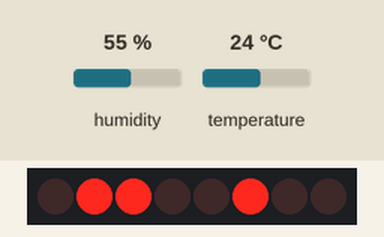
Bench run of a sketch on a simulated Arduino Uno, built with avr-gcc and run on an emulated ATmega328P. Shown: 8 shift-register outputs drawn as a row of LEDs (first output left, lit = HIGH). Wiring (inferred from the names in the program): shift register (74HC595): data pin 0; shift clock pin 2; latch pin 1. Wiring (inferred from the signals the program sends): row of LEDs: on Q0, Q1, Q2, Q3, Q4, Q5, Q6, Q7. Inputs (shaded band) come from the test bench; at power-on: temperature 24 °C, humidity 55 %.

Above: at 5.8 s.
5.9 s: temperature set to 34.1 °C
11.9 s: temperature set to 35.5 °C
At 16.1 s:
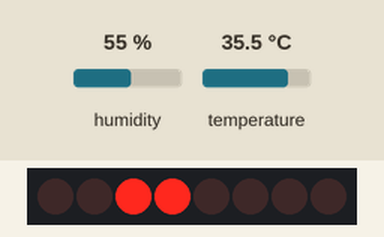
17.9 s: humidity set to 27 %
23.9 s: humidity set to 24 %
At 26.5 s:
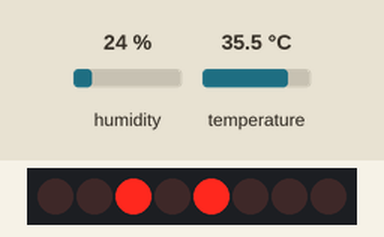
29.9 s: humidity set to 40 %
At 30.5 s:
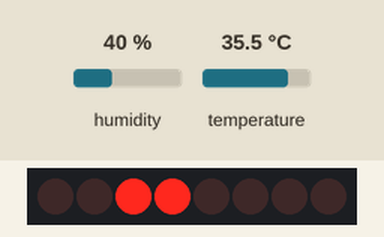
35.9 s: humidity set to 22 %
At 40.9 s:
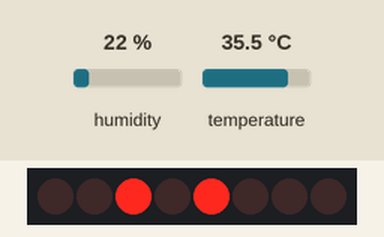
Timing chart, 0 to 42.4 s (numbered marks = the images above; inputs shaded):
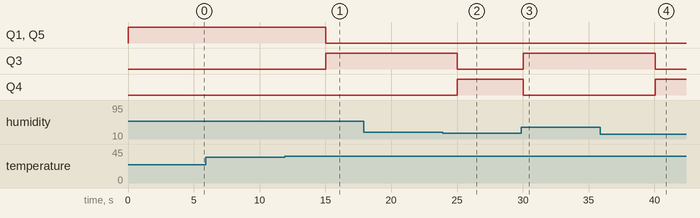

Measured:
- the behaviour switches between 34.9 and 35 °C on temperature (found by bisection; images 0 and 1)
- the behaviour switches between 26 and 25 % on humidity (found by bisection; images 1 and 2)
- after the input at 5.9 s, every drawn part: stays the same
- after the input at 11.9 s, Q1, Q5: HIGH → LOW after 3.1 s; Q3: LOW → HIGH after 3.1 s
- after the input at 17.9 s, every drawn part: stays the same
- after the input at 23.9 s, Q3: HIGH → LOW after 1.1 s; Q4: LOW → HIGH after 1.1 s
- after the input at 29.9 s, Q3: LOW → HIGH after 0.14 s; Q4: HIGH → LOW after 0.14 s
- after the input at 35.9 s, Q3: HIGH → LOW after 4.1 s; Q4: LOW → HIGH after 4.1 s

The sketch:

Main.ino
```cpp
/*
  Adafruit Arduino - Lesson 4. 8 LEDs and a Shift Register
*/

#include "DHT.h"

#define DHTPIN 3     // what pin we're connected to
#define DHTTYPE DHT22   // DHT 22  (AM2302)


DHT dht(DHTPIN, DHTTYPE);

int latchPin = 1;
int clockPin = 2;
int dataPin = 0;

byte leds = 0;

void setup()
{
  //Serial.begin(9600);
  //Serial.println("TEST");
  dht.begin();
  pinMode(latchPin, OUTPUT);
  pinMode(dataPin, OUTPUT);
  pinMode(clockPin, OUTPUT);
  leds = 0;
  updateShiftRegister();
}

void loop()
{

  float h = dht.readHumidity();
  float t = dht.readTemperature();

  //Serial.print("Humidity: ");
  //Serial.print(h);
  //Serial.print(" %\t");
  //Serial.print("Temperature: ");
  //Serial.print(t);
  //Serial.println(" *C ");


  leds = 0;


  if (isnan(h) || isnan(t)) {
    bitSet(leds, 2);
    bitSet(leds, 3);
    bitClear(leds, 5);
    bitClear(leds, 6);
    bitSet(leds, 4);
    bitClear(leds, 7);
    updateShiftRegister();
    return;
  }
  else if ((t >= 35) && (h <= 25))
  {
    bitClear(leds, 2);  // everything GOOD --> GREEN & fan ON
    bitSet(leds, 3);
    bitSet(leds, 5);
    bitClear(leds, 6);
    bitClear(leds, 4);
    bitClear(leds, 7);
    updateShiftRegister();
  }
  else if (t < 35)
  {
    bitSet(leds, 2);  //temp. bad ----> show red
    bitClear(leds, 3);
    bitSet(leds, 5);
    bitSet(leds, 6);
    bitClear(leds, 4);
    bitClear(leds, 7);
    updateShiftRegister();
  }
  else if (h > 25)
  {
    bitSet(leds, 4);  //humidity bad ----> show blue
    bitClear(leds, 3);
    bitSet(leds, 5);
    bitClear(leds, 6);
    bitClear(leds, 2);
    bitClear(leds, 7);
    updateShiftRegister();
  }


  // Compute heat index
  // Must send in temp in Fahrenheit!
  delay(5000);


}

void updateShiftRegister()
{
  digitalWrite(latchPin, LOW);
  shiftOut(dataPin, clockPin, LSBFIRST, leds);
  digitalWrite(latchPin, HIGH);
}
```
